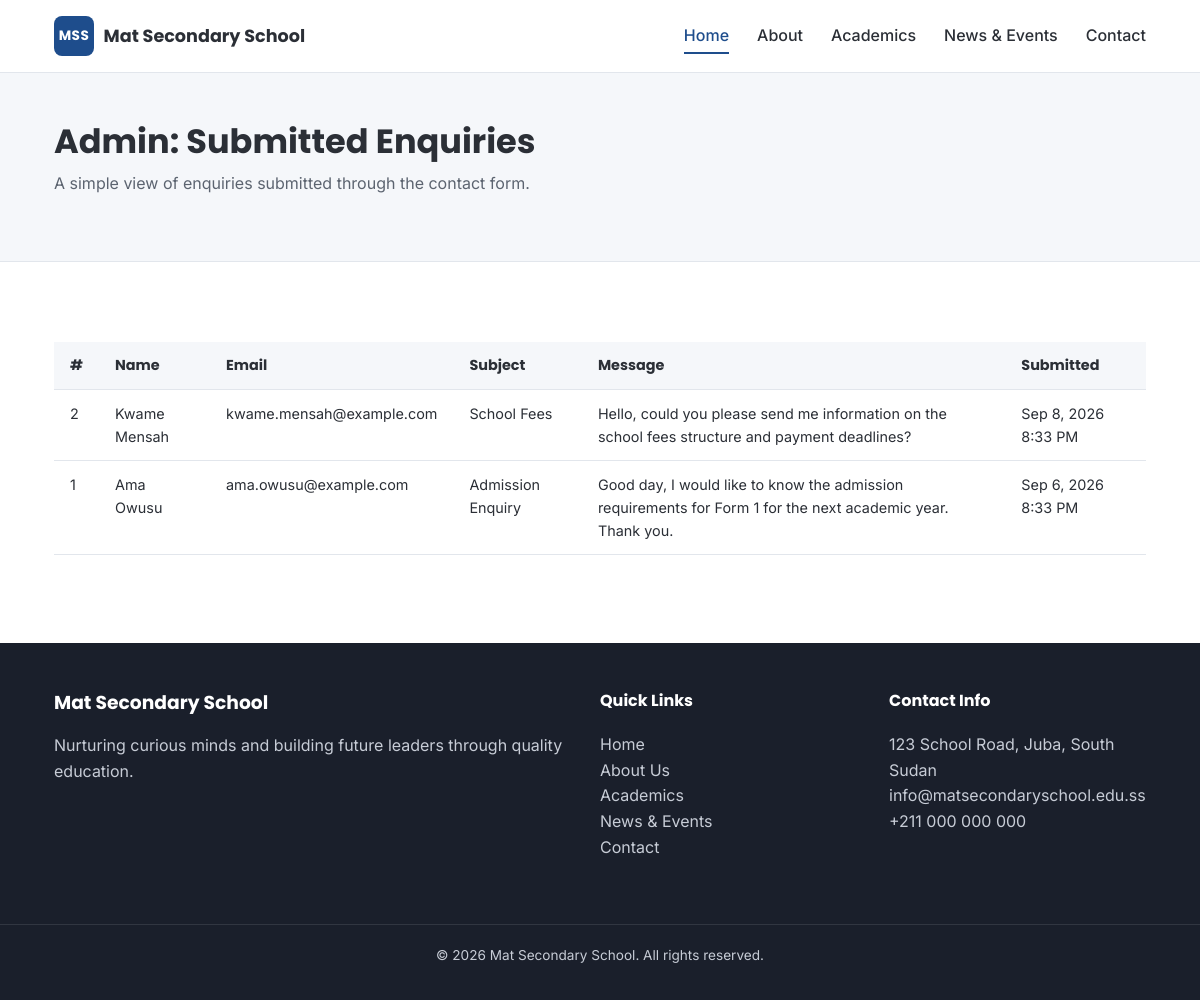
The app's page /admin/index.php with its own data.
### tables this page shows
CREATE TABLE IF NOT EXISTS enquiries (
    id         INT AUTO_INCREMENT PRIMARY KEY,
    name       VARCHAR(150) NOT NULL,
    email      VARCHAR(150) NOT NULL,
    subject    VARCHAR(255) NOT NULL,
    message    TEXT NOT NULL,
    created_at TIMESTAMP NOT NULL DEFAULT CURRENT_TIMESTAMP
);

### admin/index.php (the view, shortened to what this page needs)
<?php
$basePath = '../';
$enquiries = [];
$fetchError = null;
try {
    $pdo = getDbConnection();
    $stmt = $pdo->query('SELECT id, name, email, subject, message, created_at FROM enquiries ORDER BY created_at DESC');
    $enquiries = $stmt->fetchAll();
} catch (PDOException $e) {
    error_log('Failed to fetch enquiries: ' . $e->getMessage());
    $fetchError = 'Could not load enquiries right now. Please check the database connection.';
}
require_once __DIR__ . '/../includes/header.php';
?>
<section class="page-hero">
    <div class="container">
        <h1>Admin: Submitted Enquiries</h1>
        <p>A simple view of enquiries submitted through the contact form.</p>
    </div>
</section>
<section class="section">
    <div class="container">
        <?php if ($fetchError): ?>
                <p class="alert alert-error"><?php echo htmlspecialchars($fetchError); ?></p>
        <?php elseif (empty($enquiries)): ?>
                <p>No enquiries have been submitted yet.</p>
        <?php else: ?>
                <div class="table-wrapper">
                    <table class="admin-table">
                        <thead>
                            <tr>
                                <th>#</th>
                                <th>Name</th>
                                <th>Email</th>
                                <th>Subject</th>
                                <th>Message</th>
                                <th>Submitted</th>
                            </tr>
                        </thead>
                        <tbody>
                            <?php foreach ($enquiries as $enquiry): ?>
                                    <tr>
                                        <td><?php echo (int) $enquiry['id']; ?></td>
                                        <td><?php echo htmlspecialchars($enquiry['name']); ?></td>
                                        <td><?php echo htmlspecialchars($enquiry['email']); ?></td>
                                        <td><?php echo htmlspecialchars($enquiry['subject']); ?></td>
                                        <td><?php echo nl2br(htmlspecialchars($enquiry['message'])); ?></td>
                                        <td><?php echo htmlspecialchars(date('M j, Y g:i A', strtotime($enquiry['created_at']))); ?></td>
                                    </tr>
                            <?php endforeach; ?>
                        </tbody>
                    </table>
                </div>
        <?php endif; ?>
    </div>
</section>
<?php require_once __DIR__ . '/../includes/footer.php'; ?>

### includes/header.php (shortened to what this page needs)
<?php
$currentPage = basename($_SERVER['PHP_SELF']);
?>
<!DOCTYPE html>
<html lang="en">
<head>
    <link rel="stylesheet" href="<?php echo isset($basePath) ? $basePath : ''; ?>css/style.css">
</head>
<body>
<header class="site-header">
    <div class="container header-inner">
        <a href="<?php echo isset($basePath) ? $basePath : ''; ?>index.php" class="logo">
            <span class="logo-mark">MSS</span>
            <span class="logo-text">Mat Secondary School</span>
        </a>
        <nav class="site-nav" id="siteNav">
            <ul>
                <li><a href="<?php echo isset($basePath) ? $basePath : ''; ?>index.php" class="<?php echo $currentPage === 'index.php' ? 'active' : ''; ?>">Home</a></li>
                <li><a href="<?php echo isset($basePath) ? $basePath : ''; ?>about.php" class="<?php echo $currentPage === 'about.php' ? 'active' : ''; ?>">About</a></li>
                <li><a href="<?php echo isset($basePath) ? $basePath : ''; ?>academics.php" class="<?php echo $currentPage === 'academics.php' ? 'active' : ''; ?>">Academics</a></li>
                <li><a href="<?php echo isset($basePath) ? $basePath : ''; ?>news.php" class="<?php echo $currentPage === 'news.php' ? 'active' : ''; ?>">News & Events</a></li>
                <li><a href="<?php echo isset($basePath) ? $basePath : ''; ?>contact.php" class="<?php echo $currentPage === 'contact.php' ? 'active' : ''; ?>">Contact</a></li>
            </ul>
        </nav>
    </div>
</header>
<main>

### includes/footer.php (shortened to what this page needs)
</main>
<footer class="site-footer">
    <div class="container footer-inner">
        <div class="footer-col">
            <h3>Mat Secondary School</h3>
            <p>Nurturing curious minds and building future leaders through quality education.</p>
        </div>
        <div class="footer-col">
            <h4>Quick Links</h4>
            <ul>
                <li><a href="<?php echo isset($basePath) ? $basePath : ''; ?>index.php">Home</a></li>
                <li><a href="<?php echo isset($basePath) ? $basePath : ''; ?>about.php">About Us</a></li>
                <li><a href="<?php echo isset($basePath) ? $basePath : ''; ?>academics.php">Academics</a></li>
                <li><a href="<?php echo isset($basePath) ? $basePath : ''; ?>news.php">News & Events</a></li>
                <li><a href="<?php echo isset($basePath) ? $basePath : ''; ?>contact.php">Contact</a></li>
            </ul>
        </div>
        <div class="footer-col">
            <h4>Contact Info</h4>
            <ul class="contact-info">
                <li>123 School Road, Juba, South Sudan</li>
                <li>info@matsecondaryschool.edu.ss</li>
                <li>+211 000 000 000</li>
            </ul>
        </div>
    </div>
    <div class="footer-bottom">
        <p>&copy; <?php echo date('Y'); ?> Mat Secondary School. All rights reserved.</p>
    </div>
</footer>
</body>
</html>

### css/style.css (style rules this page uses)
:root { --color-primary: #1e4d8c; --color-primary-dark: #163a68; --color-accent: #f2a627; --color-text: #2b2f36; --color-text-light: #5c6470; --color-bg: #ffffff; --color-bg-alt: #f5f7fa; --color-border: #e2e6ec; --color-success-bg: #e6f6ec; --color-success-text: #1c7a3f; --color-error-bg: #fdecec; --color-error-text: #b3261e; --font-heading: 'Poppins', sans-serif; --font-body: 'Inter', sans-serif; --radius: 10px; --shadow: 0 4px 16px rgba(20, 30, 60, 0.08); --max-width: 1140px; }
* { box-sizing: border-box; }
html { scroll-behavior: smooth; }
body { margin: 0; font-family: var(--font-body); color: var(--color-text); background-color: var(--color-bg); line-height: 1.6; }
h1, h2, h3, h4 { font-family: var(--font-heading); line-height: 1.25; margin-top: 0; color: var(--color-text); }
p { margin-top: 0; }
a { color: var(--color-primary); text-decoration: none; }
ul { padding-left: 1.2rem; }
.container { width: 100%; max-width: var(--max-width); margin: 0 auto; padding: 0 1.5rem; }
.section { padding: 3.5rem 0; }
.site-header { background-color: var(--color-bg); border-bottom: 1px solid var(--color-border); position: sticky; top: 0; z-index: 100; }
.header-inner { display: flex; align-items: center; justify-content: space-between; padding-top: 1rem; padding-bottom: 1rem; }
.logo { display: flex; align-items: center; gap: 0.6rem; font-family: var(--font-heading); font-weight: 700; font-size: 1.1rem; color: var(--color-text); }
.logo-mark { background-color: var(--color-primary); color: #fff; width: 40px; height: 40px; border-radius: 8px; display: flex; align-items: center; justify-content: center; font-size: 0.85rem; letter-spacing: 0.5px; }
.site-nav ul { display: flex; gap: 1.75rem; list-style: none; margin: 0; padding: 0; }
.site-nav a { color: var(--color-text); font-weight: 500; padding: 0.4rem 0; border-bottom: 2px solid transparent; }
.site-nav a:hover, .site-nav a.active { color: var(--color-primary); border-bottom-color: var(--color-primary); text-decoration: none; }
.page-hero { background-color: var(--color-bg-alt); padding: 3rem 0; border-bottom: 1px solid var(--color-border); }
.page-hero h1 { font-size: 2.1rem; margin-bottom: 0.5rem; }
.page-hero p { color: var(--color-text-light); max-width: 640px; }
.table-wrapper { overflow-x: auto; margin-top: 1.5rem; }
.admin-table { width: 100%; border-collapse: collapse; min-width: 700px; }
.admin-table th, .admin-table td { text-align: left; padding: 0.75rem 1rem; border-bottom: 1px solid var(--color-border); font-size: 0.9rem; vertical-align: top; }
.admin-table th { background-color: var(--color-bg-alt); font-family: var(--font-heading); }
.site-footer { background-color: #1a1f2b; color: #c7ccd6; margin-top: 2rem; }
.footer-inner { display: grid; grid-template-columns: 2fr 1fr 1fr; gap: 2rem; padding: 3rem 1.5rem; }
.site-footer h3, .site-footer h4 { color: #fff; }
.site-footer ul { list-style: none; padding-left: 0; }
.site-footer a { color: #c7ccd6; }
.footer-bottom { border-top: 1px solid rgba(255, 255, 255, 0.1); text-align: center; padding: 1.25rem 0; font-size: 0.85rem; }

### records on screen
enquiries: id "2", name "Kwame Mensah", email "kwame.mensah@example.com", subject "School Fees", message "Hello, could you please send me information on the school fees structure and payment deadlines?", created_at "Sep 8, 2026 8:33 PM"
enquiries: id "1", name "Ama Owusu", email "ama.owusu@example.com", subject "Admission Enquiry", message "Good day, I would like to know the admission requirements for Form 1 for the next academic year. Thank you.", created_at "Sep 6, 2026 8:33 PM"
